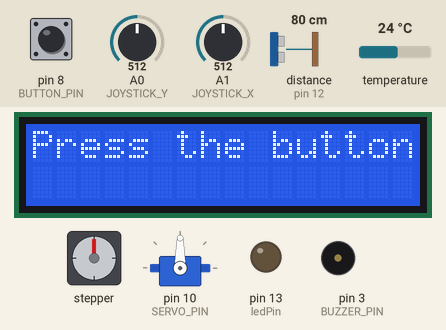
This sketch was run on a simulated Arduino Uno, built with avr-gcc and run on an emulated ATmega328P. Shown: stepper motor, 16×2 character LCD, servo, output pins drawn as LEDs (lit = HIGH), buzzer (waves = sounding, pin HIGH). Wiring (inferred from the names in the program): stepper motor (2048 steps per turn assumed): coils pin 2, pin 4, pin 5, pin 6. The inputs (shaded band) are chosen by the test bench; at power-on: A0 (JOYSTICK_Y) = 512, pin 8 (BUTTON_PIN) HIGH, A1 (JOYSTICK_X) = 512, distance to the obstacle (sensor on pin 12) 80 cm, temperature 24 °C. The echo pulse lasts 58.3 µs per cm; pins used as bus, display or sensor lines are not drawn.

Above: at 1.2 s.
1.3 s: A0 (JOYSTICK_Y) set to 488
At 2.5 s:
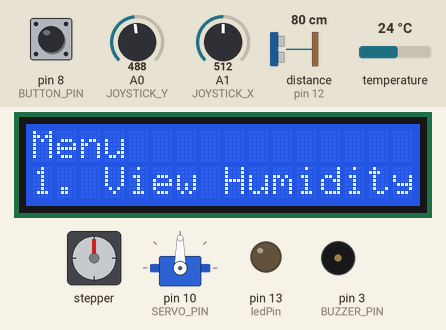
2.8 s: pin 8 (BUTTON_PIN) pulled LOW for 0.15 s
At 4.5 s:
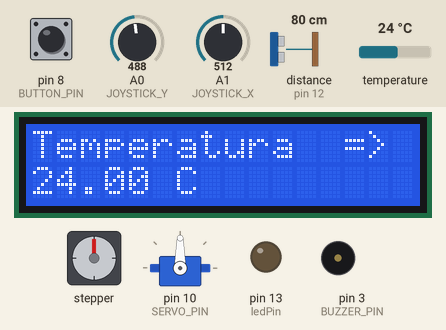
5.0 s: A1 (JOYSTICK_X) set to 691
7.4 s: A1 (JOYSTICK_X) set to 708
At 9.2 s:
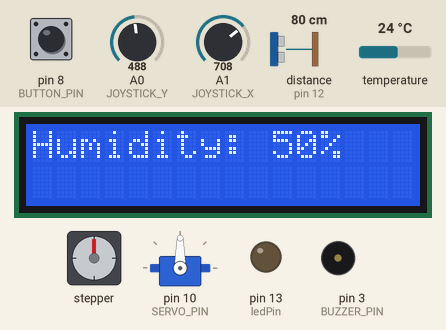
10.4 s: pin 8 (BUTTON_PIN) pulled LOW for 1 s
At 12.6 s:
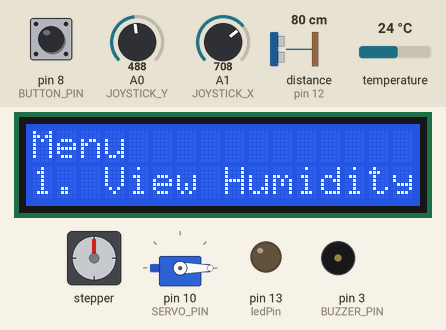
12.9 s: pin 8 (BUTTON_PIN) pulled LOW for 0.15 s
Timing chart, 0 to 15.7 s (numbered marks = the images above; inputs shaded):
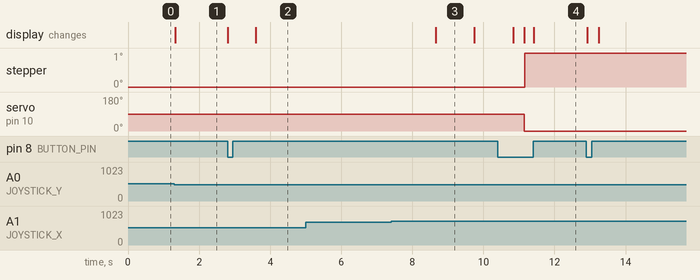

Measured:
- the behaviour switches between 500 and 499 on A0 (JOYSTICK_Y) (found by bisection; images 0 and 1)
- the behaviour switches between 700 and 701 on A1 (JOYSTICK_X) (found by bisection; images 2 and 3)
- after the input at 1.3 s, the display: changes at once (image 1)
- after the input at 2.8 s, the display: first changes at once (image 2 shows a later state)
- after the input at 5.0 s, every drawn part: stays the same
- after the input at 7.4 s, the display: changes after 1.3 s (image 3)
- what the display in image 3 shows lasts 1.0 s, from 8.7 s to 9.7 s

The sketch:

EncoderControl.ino
```cpp
#include "EncoderControl.h"

volatile int encoderPos = 50; // Posição inicial do encoder (simulada)
volatile int lastPos = -1;

void handleEncoder() {
  int DT = digitalRead(ENCODER_DT);
  int CLK = digitalRead(ENCODER_CLK);
  if (DT != lastPos) {
    if (CLK != DT) {
      encoderPos++;
    } else {
      encoderPos--;
    }
    if (encoderPos > 100) encoderPos = 100; // Limita o valor máximo
    if (encoderPos < 0) encoderPos = 0;     // Limita o valor mínimo
    lastPos = DT;
  }
}

void initializeEncoder() {
  pinMode(ENCODER_DT, INPUT);
  pinMode(ENCODER_CLK, INPUT);
  attachInterrupt(digitalPinToInterrupt(ENCODER_DT), handleEncoder, CHANGE);
  attachInterrupt(digitalPinToInterrupt(ENCODER_CLK), handleEncoder, CHANGE);
}
```

Button.h
```cpp
#ifndef BUTTON_H
#define BUTTON_H

#define BUTTON_PIN 8

void initializeButton() {
  pinMode(BUTTON_PIN, INPUT_PULLUP);
}

bool isButtonPressed() {
  return digitalRead(BUTTON_PIN) == LOW;
}

#endif
```

Buzzer.h
```cpp
#ifndef BUZZER_H
#define BUZZER_H

#define BUZZER_PIN 3

void initializeBuzzer() {
  pinMode(BUZZER_PIN, OUTPUT);
}

void buzz() {
  digitalWrite(BUZZER_PIN, HIGH);
}

void silence() {
  digitalWrite(BUZZER_PIN, LOW);
}

#endif
```

EncoderControl.h
```cpp
#ifndef ENCODER_CONTROL_H
#define ENCODER_CONTROL_H

#include <Arduino.h>

#define ENCODER_DT A2 // Define pino DT do encoder
#define ENCODER_CLK 7 // Define pino CLK do encoder

extern volatile int encoderPos; // Declaração de variáveis externas
extern volatile int lastPos;

void handleEncoder();
void initializeEncoder();

#endif // ENCODER_CONTROL_H
```

Joystick.h
```cpp
#ifndef JOYSTICK_H
#define JOYSTICK_H

#define JOYSTICK_X A1
#define JOYSTICK_Y A0

void initializeJoystick() {
  pinMode(JOYSTICK_X, INPUT);
  pinMode(JOYSTICK_Y, INPUT);
}

int readJoystickX() {
  return analogRead(JOYSTICK_X);
}

int readJoystickY() {
  return analogRead(JOYSTICK_Y);
}

#endif
```

ServoMotor.h
```cpp
#ifndef SERVO_MOTOR_H
#define SERVO_MOTOR_H

#include <Servo.h>

#define SERVO_PIN 10

Servo servo;

void initializeServoMotor() {
  servo.attach(SERVO_PIN);
}

void setServoAngle(int angle) {
  servo.write(angle);
}

#endif
```

SoilMoistureSensor.h
```cpp
#ifndef SOIL_MOISTURE_SENSOR_H
#define SOIL_MOISTURE_SENSOR_H

int readSoilMoisture() {
  // Simulação de leitura da umidade do solo
  // Ajuste manualmente os valores conforme necessário
  // Retorne um valor entre 0 e 100 para representar a umidade do solo
  return 20; // Exemplo de valor médio para simulação
}

#endif
```

StepperMotor.h
```cpp
#ifndef STEPPER_MOTOR_H
#define STEPPER_MOTOR_H

#define STEPS_PER_REVOLUTION 2048 // Número de passos por revolução do motor de passo

#define COIL_A_PIN 2
#define COIL_B_PIN 4
#define COIL_C_PIN 5
#define COIL_D_PIN 6

int stepCounter = 0;

void initializeStepperMotor() {
  pinMode(COIL_A_PIN, OUTPUT);
  pinMode(COIL_B_PIN, OUTPUT);
  pinMode(COIL_C_PIN, OUTPUT);
  pinMode(COIL_D_PIN, OUTPUT);
}

void stepMotor() {
  switch (stepCounter % 4) {
    case 0: // Coil A active
      digitalWrite(COIL_A_PIN, HIGH);
      digitalWrite(COIL_B_PIN, LOW);
      digitalWrite(COIL_C_PIN, LOW);
      digitalWrite(COIL_D_PIN, LOW);
      break;
    case 1: // Coil B active
      digitalWrite(COIL_A_PIN, LOW);
      digitalWrite(COIL_B_PIN, HIGH);
      digitalWrite(COIL_C_PIN, LOW);
      digitalWrite(COIL_D_PIN, LOW);
      break;
    case 2: // Coil C active
      digitalWrite(COIL_A_PIN, LOW);
      digitalWrite(COIL_B_PIN, LOW);
      digitalWrite(COIL_C_PIN, HIGH);
      digitalWrite(COIL_D_PIN, LOW);
      break;
    case 3: // Coil D active
      digitalWrite(COIL_A_PIN, LOW);
      digitalWrite(COIL_B_PIN, LOW);
      digitalWrite(COIL_C_PIN, LOW);
      digitalWrite(COIL_D_PIN, HIGH);
      break;
  }
  stepCounter++;
}

void rotateStepperMotor(int steps) {
  for (int i = 0; i < steps; i++) {
    stepMotor();
    delay(5); // Ajuste o atraso conforme necessário para a velocidade do motor
  }
}

#endif
```

TW2-SE.ino
```cpp
#include <Arduino.h>
#include "TemperatureSensor.h"
#include "LCD.h"
#include "Buzzer.h"
#include "Button.h"
#include "WaterLevelSensor.h"
#include "Joystick.h"
#include "ServoMotor.h"
#include "SoilMoistureSensor.h"
#include "StepperMotor.h"
#include "EncoderControl.h" // Include the encoder header file
#include <PCF8574.h> // Include the PCF8574 library

#define MAX_TEMPERATURE 100
#define MIN_TEMPERATURE 25
#define MAX_STEPS 360
#define MIN_STEPS 0
#define SOIL_MOISTURE_THRESHOLD_LOW 30 // Threshold for low soil moisture
#define SOIL_MOISTURE_THRESHOLD_HIGH 70 // Threshold for high soil moisture
PCF8574 pcf8574(0x20); // Define o objeto PCF8574 com o endereço I2C (0x20 é um endereço comum)

const int ledPin = 13; // Define o pino do LED

bool systemStarted = false;
bool menuSelected = false;
int menuOption = 1;
int currentSteps = 0;
int displayOption = 0; // 0: Temperature, 1: Humidity, 2: Water Level

void setup() {
  pinMode(ledPin, OUTPUT); // Define o pino do LED como saída
  initializeTemperatureSensor();
  initializeLCD();
  initializeBuzzer();
  initializeButton();
  initializeWaterLevelSensor();
  initializeJoystick();
  initializeServoMotor();
  initializeStepperMotor();
  initializeEncoder(); // Initialize the encoder
  pcf8574.begin(); // Inicialize o PCF8574
  pcf8574.write8(0xFF);

  printStartMessage();
}

void loop() {
  // Check button state
  if (isButtonPressed()) {
    if (!menuSelected) {
      systemStarted = !systemStarted;
      clearLCD();
      if (systemStarted) {
        displayOption = 0;
        printTemperature(readTemperature());
        pcf8574.write8(0xFF); // Ligue todos os LEDs quando o sistema iniciar
      } else {
        printStartMessage();
        silence();
        setServoAngle(0);
        rotateStepperMotorTo(MIN_STEPS);
        currentSteps = MIN_STEPS;
        pcf8574.write8(0x00); // Desligue todos os LEDs quando o sistema parar
      }
      while (isButtonPressed()) {
        // Wait for the button to be released
      }
    } else {
      menuSelected = false;
      clearLCD();
    }
  }

  // Check if the system is on
  if (systemStarted) {
    float temperature = readTemperature();
    printDisplayOption(displayOption, temperature);

    if (temperature > 30) {
      buzz();
    } else {
      silence();
    }

    // Check if the menu is selected
    if (menuSelected) {
      int joyX = readJoystickX();
      if (joyX < 500) {
        clearLCD();
        lcd.setCursor(0, 0);
        lcd.print("Humidity: ");
        lcd.print(encoderPos); // Display humidity on LCD
        lcd.print("%");
        lcd.setCursor(0, 1);
        lcd.print("Water Level: ");
        lcd.print(readWaterLevel()); // Display water level on LCD
      } else if (joyX > 700) {
        menuOption++;
        if (menuOption > 1) {
          menuOption = 1;
        }
        clearLCD();
        lcd.setCursor(0, 0);
        lcd.print("Menu:");
        lcd.setCursor(0, 1);
        lcd.print("1. View Humidity");
      }
    } else {
      switch (menuOption) {
        case 1:
          int joyX = readJoystickX();
          if (joyX < 500) {
            clearLCD();
            lcd.setCursor(0, 0);
            lcd.print("Humidity: ");
            lcd.print(encoderPos);
            lcd.print("%");
          }
          break;
      }
    }

    // Check soil moisture and actuate servo motor accordingly
    int soilMoisture = encoderPos; // Atualiza a umidade do solo com base na posição do encoder
    if (soilMoisture < SOIL_MOISTURE_THRESHOLD_LOW) {
      setServoAngle(180); // Correct angle for the servo motor
    } else if (soilMoisture > SOIL_MOISTURE_THRESHOLD_HIGH) {
      setServoAngle(-180); // Correct angle for the servo motor
    }

    // Adjust stepper motor based on temperature
    int targetSteps = map(temperature, MIN_TEMPERATURE, MAX_TEMPERATURE, MIN_STEPS, MAX_STEPS);
    if (targetSteps > currentSteps) {
      rotateStepperMotor(targetSteps - currentSteps);
      currentSteps = targetSteps;
    } else if (targetSteps < currentSteps) {
      rotateStepperMotor(currentSteps - targetSteps);
      currentSteps = targetSteps;
    }
  } else {
    if (!isButtonPressed() && !menuSelected) {
      int joyY = readJoystickY();
      if (joyY < 500) {
        menuSelected = true;
        clearLCD();
        lcd.setCursor(0, 0);
        lcd.print("Menu");
        lcd.setCursor(0, 1);
        lcd.print("1. View Humidity");
      }
    }
  }

  // Check joystick for changing display information
  int joyX = readJoystickX();
  if (joyX > 700) { // Right movement
    displayOption = (displayOption + 1) % 3;
    delay(300); // Debounce delay
  }
}

void printDisplayOption(int option, float temperature) {
  clearLCD();
  switch (option) {
    case 0:
      printTemperature(temperature);
      break;
    case 1:
      lcd.setCursor(0, 0);
      lcd.print("Humidity: ");
      lcd.print(encoderPos);
      lcd.print("%");
      break;
    case 2:
      lcd.setCursor(0, 0);
      lcd.print("Water Level: ");
      lcd.print(readWaterLevel());
      break;
  }
}

void rotateStepperMotorTo(int targetSteps) {
  int stepsToMove = targetSteps - currentSteps;
  rotateStepperMotor(stepsToMove);
}
```

TemperatureSensor.h
```cpp
#ifndef TEMPERATURE_SENSOR_H
#define TEMPERATURE_SENSOR_H

#include <OneWire.h>
#include <DallasTemperature.h>

#define ONE_WIRE_BUS 9

OneWire oneWire(ONE_WIRE_BUS);
DallasTemperature sensors(&oneWire);

void initializeTemperatureSensor() {
  sensors.begin();
}

float readTemperature() {
  sensors.requestTemperatures();
  return sensors.getTempCByIndex(0);
}

#endif
```

WaterLevelSensor.h
```cpp
#ifndef WATER_LEVEL_SENSOR_H
#define WATER_LEVEL_SENSOR_H

#define TRIGGER_PIN 11
#define ECHO_PIN 12

void initializeWaterLevelSensor() {
  pinMode(TRIGGER_PIN, OUTPUT);
  pinMode(ECHO_PIN, INPUT);
}

float readWaterLevel() {
  digitalWrite(TRIGGER_PIN, LOW);
  delayMicroseconds(2);
  digitalWrite(TRIGGER_PIN, HIGH);
  delayMicroseconds(10);
  digitalWrite(TRIGGER_PIN, LOW);

  float duration = pulseIn(ECHO_PIN, HIGH);
  float distance = duration * 0.034 / 2; // Convertendo para centímetros

  return distance;
}

#endif
```

LCD.h
```cpp
#ifndef LCD_H
#define LCD_H

#include <Wire.h>
#include <LiquidCrystal_I2C.h>

LiquidCrystal_I2C lcd(0x27, 16, 2);  // Alterar para 0x3F se necessário

void initializeLCD() {
  lcd.begin(16, 2);
  lcd.backlight();
}

void printTemperature(float temperature) {
  lcd.setCursor(0, 0);
  lcd.print("Temperatura  => ");
   lcd.setCursor(0, 1);
    lcd.print(temperature);
    lcd.print(" C ");

}

void clearLCD() {
  lcd.clear();
}

void printStartMessage() {
  lcd.setCursor(0, 0);
  lcd.print("Press the button");
}

#endif
```
